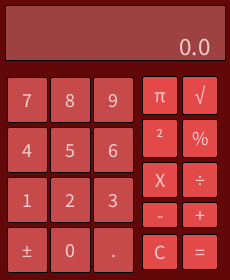
Frame 1 (no input)
Frame 60 (the mouse pressed at the canvas centre just before this capture): identical to frame 1, image omitted
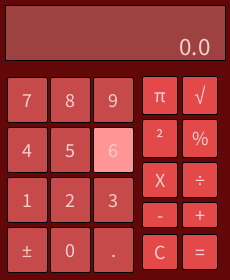
Frame 120 (the mouse held since frame 60 and released just before this capture)

The Processing sketch that drew these frames (run headless with seeded random() and noise(); from frame 60 on, the mouse is pressed at the canvas centre):

// Processing sketch: Calculator
// ── Calculator.pde
// allison Langarica |25 Sept 2025|Calculator
Button [] buttons =new Button [12];
Button[] numButtons = new Button [10];
float l, r, result;
String dVal;
char op;
boolean left;

void setup() {
  size (230, 280);
  l= 0.0;
  r = 0.0;
  dVal = "0.0";
  op = ' ';
  left = true;

  numButtons [7]= new Button (27, 100, 40, 45, '7', #C64A4A, #FF9595);
  numButtons [4]= new Button (27, 150, 40, 45, '4', #C64A4A, #FF9595);
  numButtons [1]= new Button (27, 200, 40, 45, '1', #C64A4A, #FF9595);
  buttons [0]= new Button (27, 250, 40, 45, '±', #C64A4A, #FF9595);
  numButtons [8]= new Button (70, 100, 40, 45, '8', #C64A4A, #FF9595);
  numButtons [5]= new Button (70, 150, 40, 45, '5', #C64A4A, #FF9595);
  numButtons [2]= new Button (70, 200, 40, 45, '2', #C64A4A, #FF9595);
  numButtons [0]= new Button (70, 250, 40, 45, '0', #C64A4A, #FF9595);
  numButtons [9]= new Button (113, 100, 40, 45, '9', #C64A4A, #FF9595);
  numButtons [6]= new Button (113, 150, 40, 45, '6', #C64A4A, #FF9595);
  numButtons [3]= new Button (113, 200, 40, 45, '3', #C64A4A, #FF9595);
  buttons [1]= new Button (113, 250, 40, 45, '.', #C64A4A, #FF9595);
  buttons [2]= new Button (160, 95, 35, 38, 'π', #E34949, #FF9595);
  buttons [3]= new Button (160, 138, 35, 38, '²', #E34949, #FF9595);
  buttons [4]= new Button (160, 180, 35, 35, 'X', #E34949, #FF9595);
  buttons [5]= new Button (160, 215, 35, 25, '-', #E34949, #FF9595);
  buttons [6]= new Button (160, 252, 35, 35, 'C', #E34949, #FF9595);
  buttons [7]= new Button (200, 95, 35, 38, '√', #E34949, #FF9595);
  buttons [8]= new Button (200, 138, 35, 38, '%', #E34949, #FF9595);
  buttons [9]= new Button (200, 180, 35, 35, '÷', #E34949, #FF9595);
  buttons [10]= new Button (200, 215, 35, 25, '+', #E34949, #FF9595);
  buttons [11]= new Button (200, 252, 35, 35, '=', #E34949, #FF9595);
}

void draw () {
  background(#620808);
  for (int i = 0; i<buttons.length; i++) {
    buttons[i].display();
    buttons[i].hover(mouseX, mouseY);
  }
  for (int i = 0; i<numButtons.length; i++) {
    numButtons[i].display();
    numButtons[i].hover(mouseX, mouseY);
  }
  updateDisplay();
}

void keyPressed() {
  println("Key:" + key);
  println("KeyCode:" + keyCode);
  if (keyCode == 61) {
    dVal = "0.0";
    left = false;
    op = '+';
  } else if (keyCode == 45 || keyCode ==109) {
    dVal = "0.0";
    left = false;
    op = '-';
  } else if (keyCode == 88 || keyCode == 106) {
    dVal = "0.0";
    left = false;
    op = '*';
  } else if (keyCode == 47 || keyCode == 111) {
    dVal = "0.0";
    left = false;
    op = '/';
  } else if (keyCode == 10 || key == '=') {
    performCalculation();
  } else if (keyCode == 46 || keyCode == 110) {
    if (dVal.contains(".") == false) {
      dVal += ".";
    }
  } else if (key == 'C' || key == 'c') {
    l = 0.0;
    r = 0.0;
    result = 0.0;
    dVal = "0.0";
    op = ' ';
    left = true;
  }
  if (keyCode == 48 || keyCode == 96) {
    if (dVal.length()<15)
      if (left == true) {
        if (dVal.equals("0.0")) {
          dVal = "0";
          l = float(dVal);
        } else {
          dVal += "0";
          l = float(dVal);
        }
      } else if (left == false) {
        if (dVal.equals("0.0")) {
          dVal = "0";
          r = float(dVal);
        } else {
          dVal += "0";
          r = float(dVal);
        }
      }
  }
        if (keyCode == 49 || keyCode ==97) {
          if (dVal.length()<15)
            if (left == true) {
              if (dVal.equals("0.0")) {
                dVal = "1";
                l = float(dVal);
              } else {
                dVal += "1";
                l = float(dVal);
              }
            } else if (left == false) {
              if (dVal.equals("0.0")) {
                dVal = "1";
                r = float(dVal);
              } else {
                dVal += "1";
                r = float(dVal);
              }
            }
        }
        if (keyCode == 50 || keyCode ==98) {
          if (dVal.length()<15)
            if (left == true) {
              if (dVal.equals("0.0")) {
                dVal = "2";
                l = float(dVal);
              } else {
                dVal += "2";
                l = float(dVal);
              }
            } else if (left == false) {
              if (dVal.equals("0.0")) {
                dVal = "2";
                r = float(dVal);
              } else {
                dVal += "2";
                r = float(dVal);
              }
            }
        }
        if (keyCode == 51 || keyCode ==99) {
          if (dVal.length()<15)
            if (left == true) {
              if (dVal.equals("0.0")) {
                dVal = "3";
                l = float(dVal);
              } else {
                dVal += "3";
                l = float(dVal);
              }
            } else if (left == false) {
              if (dVal.equals("0.0")) {
                dVal = "3";
                r = float(dVal);
              } else {
                dVal += "3";
                r = float(dVal);
              }
            }
        }
        if (keyCode == 52 || keyCode ==100) {
          if (dVal.length()<15)
            if (left == true) {
              if (dVal.equals("0.0")) {
                dVal = "4";
                l = float(dVal);
              } else {
                dVal += "4";
                l = float(dVal);
              }
            } else if (left == false) {
              if (dVal.equals("0.0")) {
                dVal = "4";
                r = float(dVal);
              } else {
                dVal += "4";
                r = float(dVal);
              }
            }
        }
        if (keyCode == 53 || keyCode ==101) {
          if (dVal.length()<15)
            if (left == true) {
              if (dVal.equals("0.0")) {
                dVal = "5";
                l = float(dVal);
              } else {
                dVal += "5";
                l = float(dVal);
              }
            } else if (left == false) {
              if (dVal.equals("0.0")) {
                dVal = "5";
                r = float(dVal);
              } else {
                dVal += "5";
                r = float(dVal);
              }
            }
        }
        if (keyCode == 54 || keyCode ==102) {
          if (dVal.length()<15)
            if (left == true) {
              if (dVal.equals("0.0")) {
                dVal = "6";
                l = float(dVal);
              } else {
                dVal += "6";
                l = float(dVal);
              }
            } else if (left == false) {
              if (dVal.equals("0.0")) {
                dVal = "6";
                r = float(dVal);
              } else {
                dVal += "6";
                r = float(dVal);
              }
            }
        }
        if (keyCode == 55 || keyCode ==103) {
          if (dVal.length()<15)
            if (left == true) {
              if (dVal.equals("0.0")) {
                dVal = "7";
                l = float(dVal);
              } else {
                dVal += "7";
                l = float(dVal);
              }
            } else if (left == false) {
              if (dVal.equals("0.0")) {
                dVal = "7";
                r = float(dVal);
              } else {
                dVal += "7";
                r = float(dVal);
              }
            }
        }
        if (keyCode == 56 || keyCode ==104) {
          if (dVal.length()<15)
            if (left == true) {
              if (dVal.equals("0.0")) {
                dVal = "8";
                l = float(dVal);
              } else {
                dVal += "8";
                l = float(dVal);
              }
            } else if (left == false) {
              if (dVal.equals("0.0")) {
                dVal = "8";
                r = float(dVal);
              } else {
                dVal += "8";
                r = float(dVal);
              }
            }
        }
        if (keyCode == 57 || keyCode ==105) {
          if (dVal.length()<15)
            if (left == true) {
              if (dVal.equals("0.0")) {
                dVal = "9";
                l = float(dVal);
              } else {
                dVal += "9";
                l = float(dVal);
              }
            } else if (left == false) {
              if (dVal.equals("0.0")) {
                dVal = "9";
                r = float(dVal);
              } else {
                dVal += "9";
                r = float(dVal);
              }
            }
        }
      }

    void mouseReleased () {
      for (int i = 0; i<buttons.length; i++) {
        if (buttons [i].over && buttons [i].val == '+') {
          dVal = "0.0";
          left = false;
          op = '+';
        } else if (buttons[i].over && buttons[i].val == '-') {
          dVal = "0.0";
          left = false;
          op = '-';
        } else if (buttons[i].over && buttons[i].val == 'X') {
          dVal = "0.0";
          left = false;
          op = '*';
        } else if (buttons[i].over && buttons[i].val == '÷') {
          dVal = "0.0";
          left = false;
          op = '/';
        } else if  (buttons [i].over && buttons [i].val == '.') {
          if (dVal.contains(".") == false) {
            dVal +='.';
          }
        } else if (buttons [i].over && buttons [i].val == '=') {
          performCalculation();
        } else if (buttons [i].over && buttons [i].val == '±') {
          if (left) {
            l = l * -1;
            dVal = str(l);
          } else {
            r = r * -1;
            dVal = str(r);
          }
        } else if (buttons [i].over && buttons [i].val == 'π') {
          if (left) {
            l = PI;
            dVal = str(l);
          } else {
            r = PI;
            dVal = str(r);
          }
        } else if (buttons[i].over && buttons[i].val == '²') {
          if (left) {
            l = pow(l, 2);
            dVal = str(l);
          } else {
            r = pow(r, 2);
            dVal = str(r);
          }
        } else if (buttons [i].over && buttons [i].val == '%') {
          if (left) {
            l = l*0.01;
            dVal = str(l);
          } else {
            r = r*0.01;
            dVal = str(r);
          }
        } else if (buttons [i].over && buttons [i].val == '√') {
          if (left) {
            l = sqrt(l);
            dVal = str(l);
          } else {
            r = sqrt(r);
            dVal = str(r);
          }
        } else if (buttons [i].over && buttons [i].val == 'C') {
          l = 0.0;
          r = 0.0;
          result = 0.0;
          dVal = "0.0";
          op = ' ';
          left = true;
        }
      }
    
      for (int i = 0; i<numButtons.length; i++) {
        if (dVal.length()<15)
          if (numButtons[i].over && left == true) {
            if (dVal.equals("0.0")) {
              dVal = str(numButtons[i].val);
              l = float(dVal);
            } else {
              dVal += str(numButtons[i].val);
              l = float(dVal);
            }
          } else if (numButtons[i].over && left == false) {
            if (dVal.equals("0.0")) {
              dVal = str(numButtons[i].val);
              r = float(dVal);
            } else {
              dVal += str(numButtons[i].val);
              r = float(dVal);
            }
          }
      }
      println("l:" + l);
      println("r:" + r);
      println("result:" + result);
      println("left:" + left);
      println("op:" + op);
    }
  

    void updateDisplay () {
      rectMode(CORNER);
      fill(#9D4141);
      rect(5, 5, 220, 55);
      fill(#F5CDCD);
      textSize(50);
      textAlign(RIGHT);
      if (dVal.length()<19) {
        textSize(25);
      } else if (dVal.length()>=9) {
        textSize(23);
      }
      text(dVal, width-20, 55);
    }

    void performCalculation () {
      r = float(dVal);
      if (op == '+') {
        result = l + r;
      } else if (op == '-') {
        result = l - r;
      } else if (op == '*') {
        result = l * r;
      } else if (op == '/') {
        result = l / r;
      } else if (op== 'P') {
        result = pow(l, r);
      } else if (op == 'S') {
        result = sqrt(r);
      }
      dVal = str(result);
      l = result;
      left = true;
    }

// ── Button.pde
class Button {
  // Member Variables
  int x, y, w, h;
  color c1, c2;
 char val;
  boolean over;

  // Constructor
  Button (int x, int y, int w, int h, char val, color c1, color c2) {
    this.x = x;
    this.y =y;
    this.w =w;
    this.h =h;
    this.val =val;
    this.c1 =c1;
    this.c2 =c2;
    over = false;
  }

  // Member Methods
  void display() {
    rectMode (CENTER);
    if (over == true) {
      fill(c2);
    } else {
      fill(c1);
    }
    rect (x, y, w, h, 2);
    fill(#F5CDCD);
    textSize(20);
    textAlign(CENTER, CENTER);
    text (val, x, y);
  }

  void hover (int tempX, int tempY) {
    if (x>tempX-w/2 && x<tempX + w/2 && y>tempY-h/2 && y<tempY+h/2) {
      over = true;
    } else {
      over = false;
    }
  }
}
